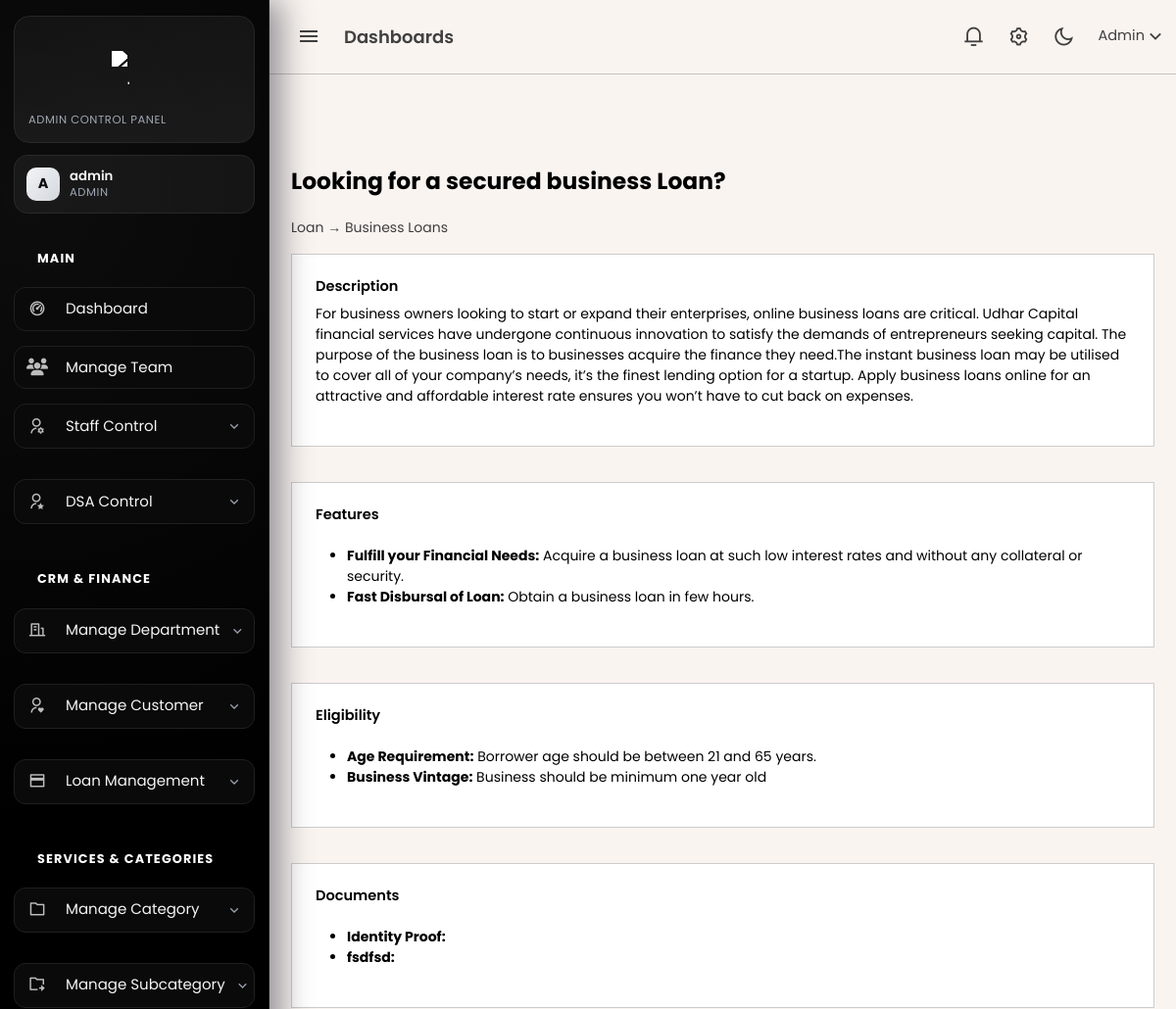
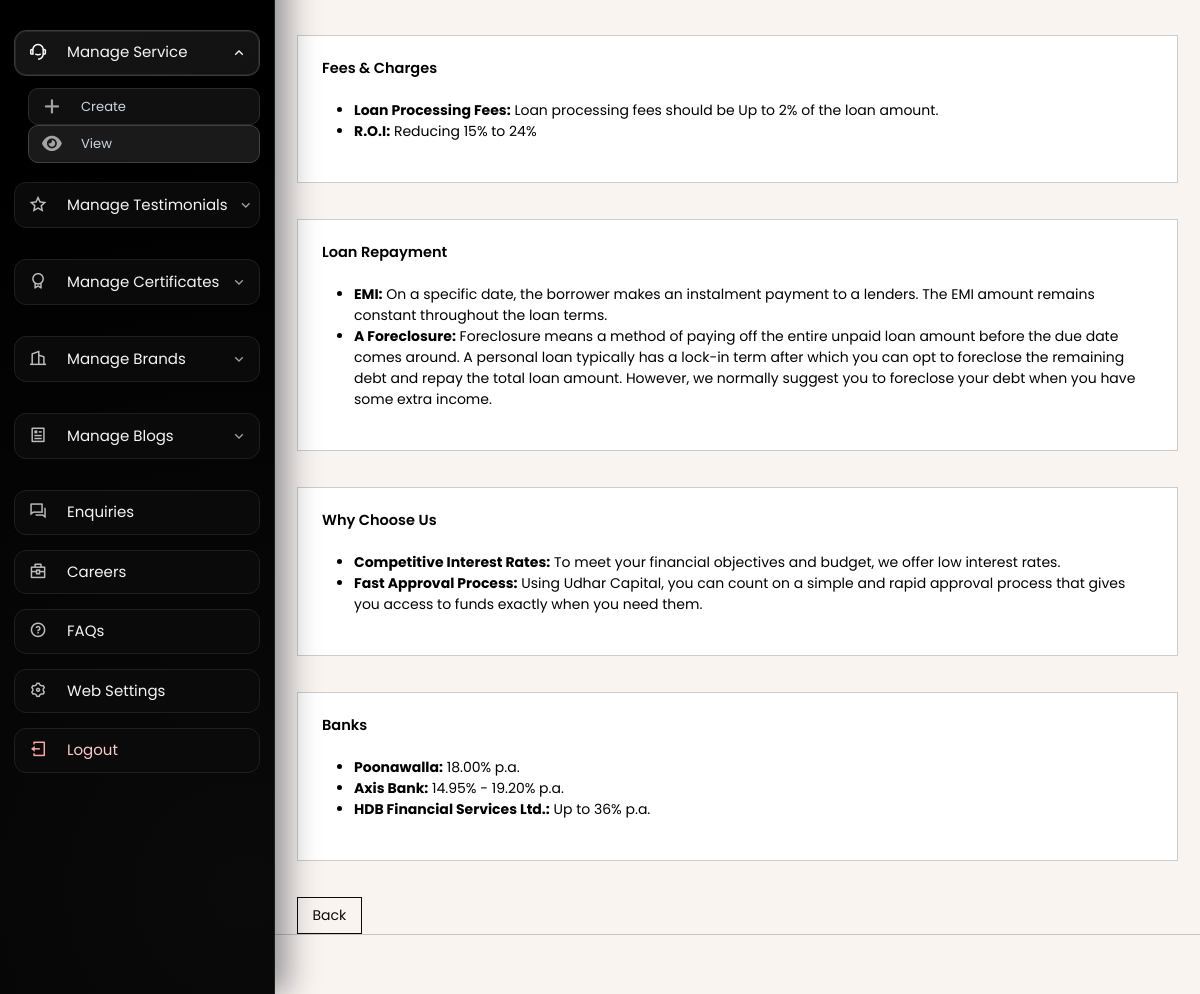
/admin/service_view.php?id=5 (signed in), run on the app's committed database (2 pictures, top to bottom).
### tables this page shows
CREATE TABLE `services` (
  `id` bigint(20) UNSIGNED NOT NULL,
  `category_id` bigint(20) UNSIGNED NOT NULL,
  `sub_category_id` bigint(20) UNSIGNED NOT NULL,
  `service_name` varchar(255) NOT NULL,
  `title` varchar(255) NOT NULL,
  `slug` varchar(255) NOT NULL,
  `short_description` text DEFAULT NULL,
  `long_description` longtext DEFAULT NULL,
  `hero_image` varchar(255) DEFAULT NULL,
  `card_img` varchar(255) DEFAULT NULL,
  `created_at` timestamp NULL DEFAULT current_timestamp(),
  `updated_at` timestamp NULL DEFAULT current_timestamp() ON UPDATE current_timestamp()
);

CREATE TABLE `service_categories` (
  `id` bigint(20) UNSIGNED NOT NULL,
  `uuid` char(36) NOT NULL DEFAULT uuid(),
  `department` int(11) NOT NULL,
  `category_name` varchar(255) NOT NULL,
  `sequence` int(11) NOT NULL DEFAULT 1,
  `active` tinyint(1) NOT NULL DEFAULT 1,
  `live` tinyint(1) NOT NULL DEFAULT 1,
  `created_at` timestamp NULL DEFAULT current_timestamp(),
  `updated_at` timestamp NULL DEFAULT current_timestamp() ON UPDATE current_timestamp()
);

CREATE TABLE `services_subcategories` (
  `id` bigint(20) UNSIGNED NOT NULL,
  `uuid` char(36) NOT NULL DEFAULT uuid(),
  `category_id` bigint(20) UNSIGNED NOT NULL,
  `sub_category_name` varchar(255) NOT NULL,
  `sequence` int(11) NOT NULL DEFAULT 1,
  `status` enum('active','inactive') NOT NULL DEFAULT 'active',
  `live` tinyint(1) NOT NULL DEFAULT 1,
  `created_at` timestamp NULL DEFAULT current_timestamp(),
  `updated_at` timestamp NULL DEFAULT current_timestamp() ON UPDATE current_timestamp()
);

CREATE TABLE `service_features` (
  `id` bigint(20) UNSIGNED NOT NULL,
  `service_id` bigint(20) UNSIGNED NOT NULL,
  `title` varchar(255) NOT NULL,
  `description` text DEFAULT NULL,
  `created_at` timestamp NULL DEFAULT current_timestamp(),
  `updated_at` timestamp NULL DEFAULT current_timestamp() ON UPDATE current_timestamp()
);

CREATE TABLE `service_eligibility_criteria` (
  `id` bigint(20) UNSIGNED NOT NULL,
  `service_id` bigint(20) UNSIGNED NOT NULL,
  `criteria_key` varchar(255) NOT NULL,
  `criteria_value` text NOT NULL,
  `created_at` timestamp NULL DEFAULT current_timestamp(),
  `updated_at` timestamp NULL DEFAULT current_timestamp() ON UPDATE current_timestamp()
);

CREATE TABLE `service_documents` (
  `id` bigint(20) UNSIGNED NOT NULL,
  `service_id` bigint(20) UNSIGNED NOT NULL,
  `doc_name` varchar(255) NOT NULL,
  `disclaimer` text DEFAULT NULL,
  `created_at` timestamp NULL DEFAULT current_timestamp(),
  `updated_at` timestamp NULL DEFAULT current_timestamp() ON UPDATE current_timestamp()
);

CREATE TABLE `service_fees_charges` (
  `id` bigint(20) UNSIGNED NOT NULL,
  `service_id` bigint(20) UNSIGNED NOT NULL,
  `fee_key` varchar(255) NOT NULL,
  `fee_value` text NOT NULL,
  `created_at` timestamp NULL DEFAULT current_timestamp(),
  `updated_at` timestamp NULL DEFAULT current_timestamp() ON UPDATE current_timestamp()
);

CREATE TABLE `service_loan_repayment` (
  `id` bigint(20) UNSIGNED NOT NULL,
  `service_id` bigint(20) UNSIGNED NOT NULL,
  `title` varchar(255) NOT NULL,
  `description` text DEFAULT NULL,
  `created_at` timestamp NULL DEFAULT current_timestamp(),
  `updated_at` timestamp NULL DEFAULT current_timestamp() ON UPDATE current_timestamp()
);

CREATE TABLE `service_why_choose_us` (
  `id` bigint(20) UNSIGNED NOT NULL,
  `service_id` bigint(20) UNSIGNED NOT NULL,
  `image` varchar(255) DEFAULT NULL,
  `title` varchar(255) NOT NULL,
  `description` text DEFAULT NULL,
  `created_at` timestamp NULL DEFAULT current_timestamp(),
  `updated_at` timestamp NULL DEFAULT current_timestamp() ON UPDATE current_timestamp()
);

CREATE TABLE `service_banks` (
  `id` bigint(20) UNSIGNED NOT NULL,
  `service_id` bigint(20) UNSIGNED NOT NULL,
  `bank_key` varchar(255) NOT NULL,
  `bank_value` text NOT NULL,
  `bank_image` varchar(255) NOT NULL,
  `created_at` timestamp NULL DEFAULT current_timestamp(),
  `updated_at` timestamp NULL DEFAULT current_timestamp() ON UPDATE current_timestamp()
);

### admin/service_view.php (the view, shortened to what this page needs)
<?php
include 'db/config.php';
$id = (int)($_GET['id'] ?? 0);
$service = mysqli_fetch_assoc(mysqli_query($conn,"
    SELECT s.*, c.category_name, sc.sub_category_name
    FROM services s
    LEFT JOIN service_categories c ON c.id=s.category_id
    LEFT JOIN services_subcategories sc ON sc.id=s.sub_category_id
    WHERE s.id=$id
"));
$features = mysqli_query($conn,"SELECT * FROM service_features WHERE service_id=$id");
$eligibility = mysqli_query($conn,"SELECT * FROM service_eligibility_criteria WHERE service_id=$id");
$documents = mysqli_query($conn,"SELECT * FROM service_documents WHERE service_id=$id");
$fees = mysqli_query($conn,"SELECT * FROM service_fees_charges WHERE service_id=$id");
$repayment = mysqli_query($conn,"SELECT * FROM service_loan_repayment WHERE service_id=$id");
$why = mysqli_query($conn,"SELECT * FROM service_why_choose_us WHERE service_id=$id");
$banks = mysqli_query($conn,"SELECT * FROM service_banks WHERE service_id=$id");
include 'header.php';
include 'topbar.php';
include 'sidebar.php';
?>
<div class="content-page">
<div class="content">
<div class="container-fluid pt-5">
<h3 class="fw-bold mb-3"><?= htmlspecialchars($service['title']) ?></h3>
<p class="text-muted">
    <?= htmlspecialchars($service['category_name']) ?> →
    <?= htmlspecialchars($service['sub_category_name']) ?>
</p>
<div class="card card-modern mb-4">
<div class="card-body">
<h5>Description</h5>
<p><?= nl2br(htmlspecialchars($service['long_description'])) ?></p>
</div>
</div>
<?php
function render_list($title, $rs, $key='title', $val='description'){
    echo "<div class='card card-modern mb-4'><div class='card-body'>";
    echo "<h5 class='mb-3'>$title</h5><ul>";
    while($r=mysqli_fetch_assoc($rs)){
        echo "<li><strong>".htmlspecialchars($r[$key]).":</strong> ".htmlspecialchars($r[$val])."</li>";
    }
    echo "</ul></div></div>";
}
render_list('Features', $features);
?>
<a href="services.php" class="btn btn-outline-dark">Back</a>
</div>
</div>
</div>
<?php include 'footer.php'; ?>

### admin/sidebar.php (style rules this page uses)
:root { --admin-nav-bg: #000000; --admin-nav-card: #0a0a0a; --admin-nav-card-hover: #121212; --admin-nav-border: #1f1f1f; --admin-nav-text: #f5f5f5; --admin-nav-muted: #9ca3af; --admin-nav-accent: #ffffff; --admin-nav-accent-soft: rgba(255, 255, 255, 0.08); }

### data on the page
services: title "Looking for a secured business Loan?", service_categories.category_name "Loan", services_subcategories.sub_category_name "Business Loans", long_description "For business owners looking to start or expand their enterprises, online business loans are critical. Udhar Capital financial services have undergone continuous innovation to satisfy the demands of entrepreneurs seeking capital. The purpose of the business loan is to businesses acquire the finance they need.The instant business loan may be utilised to cover all of your company’s needs, it’s the finest lending option for a startup. Apply business loans online for an attractive and affordable interest rate ensures you won’t have to cut back on expenses."
service_features: title "Fulfill your Financial Needs", description "Acquire a business loan at such low interest rates and without any collateral or security."
service_features: title "Fast Disbursal of Loan", description "Obtain a business loan in few hours."
service_eligibility_criteria: criteria_key "Age Requirement", criteria_value "Borrower age should be between 21 and 65 years."
service_eligibility_criteria: criteria_key "Business Vintage", criteria_value "Business should be minimum one year old"
service_documents: doc_name "Identity Proof"
service_documents: doc_name "fsdfsd"
service_fees_charges: fee_key "Loan Processing Fees", fee_value "Loan processing fees should be Up to 2% of the loan amount."
service_fees_charges: fee_key "R.O.I", fee_value "Reducing 15% to 24%"
service_loan_repayment: title "EMI", description "On a specific date, the borrower makes an instalment payment to a lenders. The EMI amount remains constant throughout the loan terms."
service_loan_repayment: title "A Foreclosure", description "Foreclosure means a method of paying off the entire unpaid loan amount before the due date comes around. A personal loan typically has a lock-in term after which you can opt to foreclose the remaining debt and repay the total loan amount. However, we normally suggest you to foreclose your debt when you have some extra income."
service_why_choose_us: title "Competitive Interest Rates", description "To meet your financial objectives and budget, we offer low interest rates."
service_why_choose_us: title "Fast Approval Process", description "Using Udhar Capital, you can count on a simple and rapid approval process that gives you access to funds exactly when you need them."
service_banks: bank_key "Poonawalla", bank_value "18.00% p.a."
service_banks: bank_key "Axis Bank", bank_value "14.95% - 19.20% p.a."
service_banks: bank_key "HDB Financial Services Ltd.", bank_value "Up to 36% p.a."

### other printed values
$admin_sidebar_initial "A"
$admin_sidebar_name "admin"
$admin_sidebar_role "ADMIN"
$title "Features Eligibility Documents Fees & Charges Loan Repayment Why Choose Us Banks"
